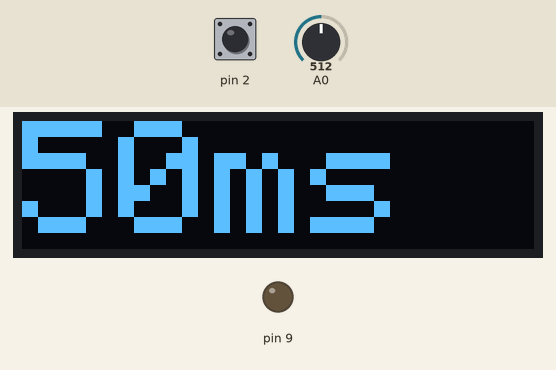
This sketch was run on a simulated Arduino Uno, built with avr-gcc and run on an emulated ATmega328P. Parts: 128×32 one-colour display, output pins drawn as LEDs (lit = HIGH). The test bench sets the inputs (shaded band); at power-on: pin 2 HIGH, A0 = 512.

Above: at 1.2 s.
1.3 s: pin 2 pulled LOW for 0.15 s
At 2.3 s:
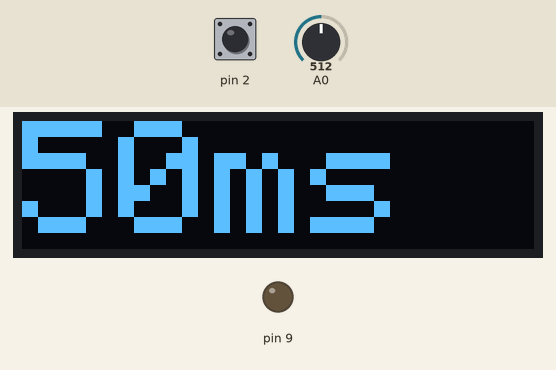
2.9 s: A0 set to 716
At 3.8 s:
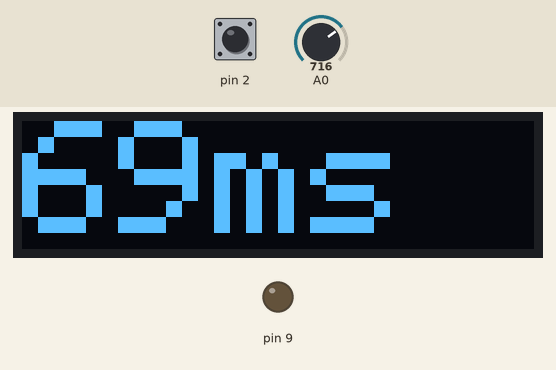
4.9 s: A0 set to 900
At 6.2 s:
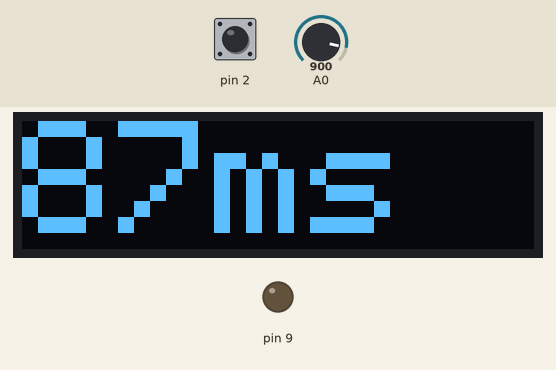
6.5 s: pin 2 pulled LOW for 1 s
At 6.9 s:
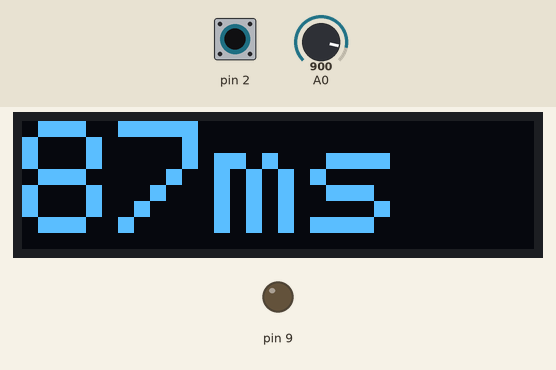
9.0 s: A0 set to 1023
At 10.1 s:
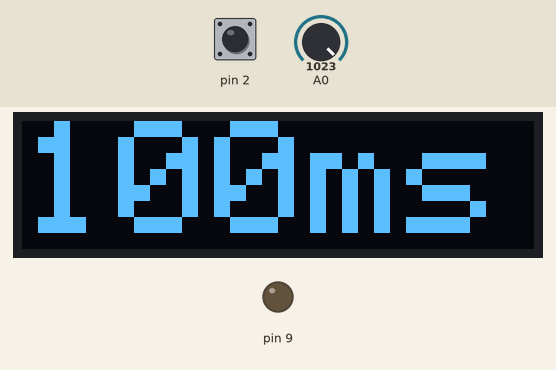
Timing chart, 0 to 11.5 s (numbered marks = the images above; inputs shaded):
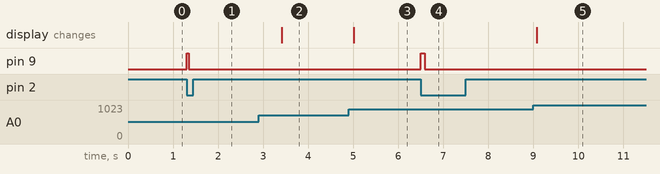

The sketch:

SpotWelder.ino
```cpp
#include <Wire.h>
#include <Adafruit_SSD1306.h>
#define SCREEN_WIDTH 128
#define SCREEN_HEIGHT 32
#define OLED_RESET     4
Adafruit_SSD1306 display(SCREEN_WIDTH, SCREEN_HEIGHT, &Wire, OLED_RESET);
int timems;
bool wait = 0;

void setup() {
  TCCR1A = 0;
  TCCR1B = 0;
  TCCR1B |= (1 << CS11) | (1 << CS10);
  TIMSK1 = 0;
  TIMSK1 |= (1 << OCIE1A);

  pinMode(A0, INPUT);
  pinMode(2, INPUT_PULLUP);
  pinMode(9, OUTPUT);
  digitalWrite(9, LOW);
  attachInterrupt(0, weld, FALLING);
  display.begin(SSD1306_SWITCHCAPVCC, 0x3C);
  display.setTextSize(4);
  display.setTextColor(WHITE);
}

void loop() {
  if (wait == 0) {
    display.clearDisplay();
    display.setCursor(0, 0);
    timems = map(analogRead(A0), 0, 1023, 0, 100);
    display.print(timems);
    display.print("ms");
    display.display();
    delay(100);
  }
  else {
    delay(2000);
    wait = 0;
    attachInterrupt(0, weld, FALLING);
  }
}

void weld() {
  if (digitalRead(2) == LOW) {
    digitalWrite(9, HIGH);
    TCNT1 = 0;
    OCR1A = timems * 250;
    wait = 1;
    detachInterrupt(0);
  }
}

ISR(TIMER1_COMPA_vect) {
  digitalWrite(9, LOW);
}
```

Measured:
- after the input at 1.3 s, pin 9: LOW → HIGH at once, → LOW 0.05 s later
- after the input at 2.9 s, the display: changes after 0.52 s (image 2)
- after the input at 4.9 s, the display: changes after 0.12 s (image 3)
- after the input at 6.5 s, pin 9: LOW → HIGH at once, → LOW 0.09 s later
- after the input at 9.0 s, the display: changes after 0.07 s (image 5)
